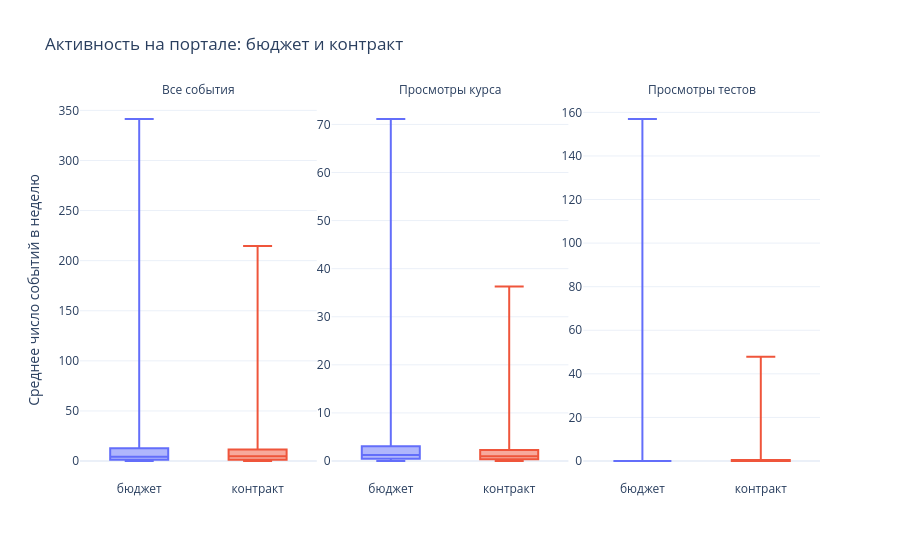

Notebook code for this chart:
### Markdown cell above
## Задание 2. Влияние формы обучения на активность
Решите гипотезу: студенты, обучающиеся на контракте, менее активны на портале по сравнению с бюджетниками.

Что визуализировать: 
Различие в среднем числе взаимодействий между группами ("Name_OsnO") по следующим показателями: "s_all_avg", "s_course_viewed_avg", "s_q_attempt_viewed_avg".
Необходимо использовать в  plotly.express Boxplot распределения активности для бюджетников и контрактников.

### Code cell
# Для сравнения берем итоговое значение по каждой паре «студент – курс»:
# к последней неделе столбцы *_avg содержат среднее число событий в неделю за весь семестр.
metrics = {
    "s_all_avg": "Все события",
    "s_course_viewed_avg": "Просмотры курса",
    "s_q_attempt_viewed_avg": "Просмотры тестов",
}
df_final = df.sort_values("num_week").groupby(["userid", "courseid"]).last().reset_index()

# Предполагаемая кодировка основы обучения: 1 — бюджет, 2 — контракт
df_final["Основа обучения"] = df_final["Name_OsnO"].map({1: "бюджет", 2: "контракт"})

df_box = df_final.melt(
    id_vars=["Основа обучения"], value_vars=list(metrics),
    var_name="metric", value_name="avg_events",
)
df_box["metric"] = df_box["metric"].map(metrics)

fig = px.box(
    df_box, x="Основа обучения", y="avg_events", color="Основа обучения",
    facet_col="metric", points=False,
    category_orders={"Основа обучения": ["бюджет", "контракт"], "metric": list(metrics.values())},
    labels={"avg_events": "Среднее число событий в неделю", "metric": "Показатель"},
    title="Активность на портале: бюджет и контракт",
)
fig.update_yaxes(matches=None, showticklabels=True)  # у каждого показателя своя шкала
fig.update_xaxes(title_text="")
fig.for_each_annotation(lambda a: a.update(text=a.text.split("=")[-1]))
fig.update_layout(template="plotly_white", showlegend=False)
fig.show()

# Числовое сравнение групп
df_final.groupby("Основа обучения")[list(metrics)].agg(["mean", "median"]).round(2)

### Figure 1 — Plotly figure (JSON) as saved in the notebook; plotly's stock layout.template omitted (floating-point values rounded to 4 significant figures; data arrays with more than 128 entries replaced by an {"elided": "..."} marker saying what was removed)
{"data": [{"alignmentgroup": "True", "boxpoints": false, "hovertemplate": "Основа обучения=%{x}<br>Показатель=Все события<br>Среднее число событий в неделю=%{y}<extra></extra>", "legendgroup": "бюджет", "marker": {"color": "#636efa"}, "name": "бюджет", "notched": false, "offsetgroup": "бюджет", "orientation": "v", "showlegend": true, "type": "box", "x": {"elided": "12407 str values"}, "x0": " ", "xaxis": "x", "y": {"elided": "12407 float values"}, "y0": " ", "yaxis": "y"}, {"alignmentgroup": "True", "boxpoints": false, "hovertemplate": "Основа обучения=%{x}<br>Показатель=Просмотры курса<br>Среднее число событий в неделю=%{y}<extra></extra>", "legendgroup": "бюджет", "marker": {"color": "#636efa"}, "name": "бюджет", "notched": false, "offsetgroup": "бюджет", "orientation": "v", "showlegend": false, "type": "box", "x": {"elided": "12407 str values"}, "x0": " ", "xaxis": "x2", "y": {"elided": "12407 float values"}, "y0": " ", "yaxis": "y2"}, {"alignmentgroup": "True", "boxpoints": false, "hovertemplate": "Основа обучения=%{x}<br>Показатель=Просмотры тестов<br>Среднее число событий в неделю=%{y}<extra></extra>", "legendgroup": "бюджет", "marker": {"color": "#636efa"}, "name": "бюджет", "notched": false, "offsetgroup": "бюджет", "orientation": "v", "showlegend": false, "type": "box", "x": {"elided": "12407 str values"}, "x0": " ", "xaxis": "x3", "y": {"elided": "12407 float values"}, "y0": " ", "yaxis": "y3"}, {"alignmentgroup": "True", "boxpoints": false, "hovertemplate": "Основа обучения=%{x}<br>Показатель=Все события<br>Среднее число событий в неделю=%{y}<extra></extra>", "legendgroup": "контракт", "marker": {"color": "#EF553B"}, "name": "контракт", "notched": false, "offsetgroup": "контракт", "orientation": "v", "showlegend": true, "type": "box", "x": {"elided": "4865 str values"}, "x0": " ", "xaxis": "x", "y": {"elided": "4865 float values"}, "y0": " ", "yaxis": "y"}, {"alignmentgroup": "True", "boxpoints": false, "hovertemplate": "Основа обучения=%{x}<br>Показатель=Просмотры курса<br>Среднее число событий в неделю=%{y}<extra></extra>", "legendgroup": "контракт", "marker": {"color": "#EF553B"}, "name": "контракт", "notched": false, "offsetgroup": "контракт", "orientation": "v", "showlegend": false, "type": "box", "x": {"elided": "4865 str values"}, "x0": " ", "xaxis": "x2", "y": {"elided": "4865 float values"}, "y0": " ", "yaxis": "y2"}, {"alignmentgroup": "True", "boxpoints": false, "hovertemplate": "Основа обучения=%{x}<br>Показатель=Просмотры тестов<br>Среднее число событий в неделю=%{y}<extra></extra>", "legendgroup": "контракт", "marker": {"color": "#EF553B"}, "name": "контракт", "notched": false, "offsetgroup": "контракт", "orientation": "v", "showlegend": false, "type": "box", "x": {"elided": "4865 str values"}, "x0": " ", "xaxis": "x3", "y": {"elided": "4865 float values"}, "y0": " ", "yaxis": "y3"}], "layout": {"annotations": [{"font": {}, "showarrow": false, "text": "Все события", "x": 0.16, "xanchor": "center", "xref": "paper", "y": 1.0, "yanchor": "bottom", "yref": "paper"}, {"font": {}, "showarrow": false, "text": "Просмотры курса", "x": 0.5, "xanchor": "center", "xref": "paper", "y": 1.0, "yanchor": "bottom", "yref": "paper"}, {"font": {}, "showarrow": false, "text": "Просмотры тестов", "x": 0.84, "xanchor": "center", "xref": "paper", "y": 1.0, "yanchor": "bottom", "yref": "paper"}], "boxmode": "overlay", "legend": {"title": {"text": "Основа обучения"}, "tracegroupgap": 0}, "showlegend": false, "title": {"text": "Активность на портале: бюджет и контракт"}, "xaxis": {"anchor": "y", "categoryarray": ["бюджет", "контракт"], "categoryorder": "array", "domain": [0.0, 0.32], "title": {"text": ""}}, "xaxis2": {"anchor": "y2", "categoryarray": ["бюджет", "контракт"], "categoryorder": "array", "domain": [0.34, 0.66], "matches": "x", "title": {"text": ""}}, "xaxis3": {"anchor": "y3", "categoryarray": ["бюджет", "контракт"], "categoryorder": "array", "domain": [0.68, 1.0], "matches": "x", "title": {"text": ""}}, "yaxis": {"anchor": "x", "domain": [0.0, 1.0], "showticklabels": true, "title": {"text": "Среднее число событий в неделю"}}, "yaxis2": {"anchor": "x2", "domain": [0.0, 1.0], "showticklabels": true}, "yaxis3": {"anchor": "x3", "domain": [0.0, 1.0], "showticklabels": true}}}
